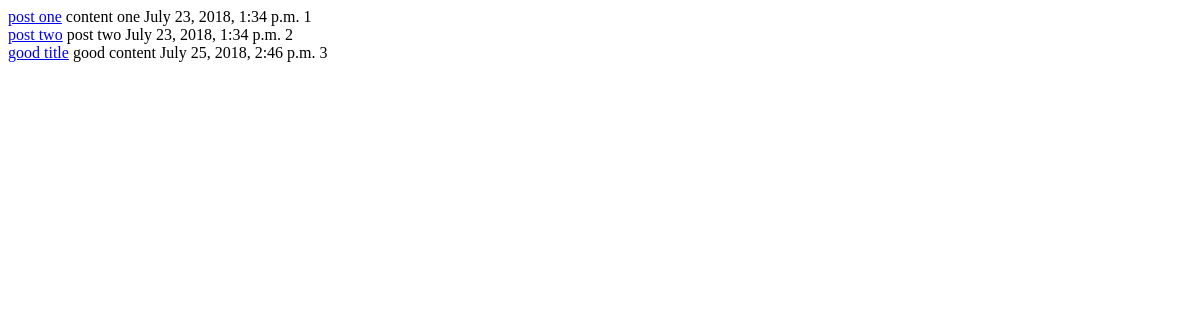
/posts/, run on an earlier commit of the app's database.
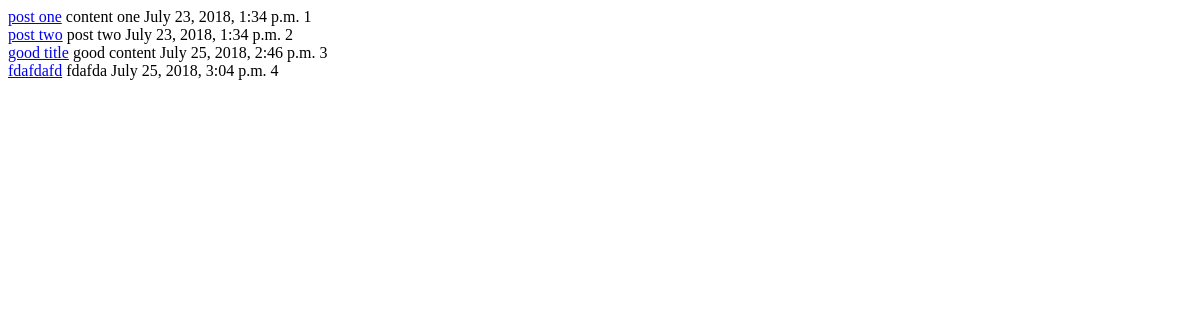
And on a later commit of the database.
### posts/models.py (models this page shows, shortened)
class Post(models.Model):
    title = models.CharField(max_length=255)
    content = models.TextField()
    updated = models.DateTimeField(auto_now=True, auto_now_add=False)
    timestamp = models.DateTimeField(auto_now=False, auto_now_add=True)
    def get_absolute_url(self):
        return reverse('posts:detail', kwargs={ 'id': self.id })

### posts/views.py (the view)
def post_list(request):
    queryset = Post.objects.all()
    context = {
        "object_list": queryset
    }
    return render(request, 'index.html', context)

### templates/index.html (shortened to what this page needs)
<!DOCTYPE html>
<html lang="en" dir="ltr">
    <head>
    </head>
    <body>
        {% for obj in object_list %}
            <a href="{{ obj.get_absolute_url }}">{{ obj.title }}</a>
            {{ obj.content }}
            {{ obj.updated }}
            {{ obj.id }}
            <br>
        {% endfor %}
    </body>
</html>

What changed in the data, as far as the page shows it:
added Post: title "fdafdafd", content "fdafda", updated "July 25, 2018, 3:04 p.m.", id "4"
